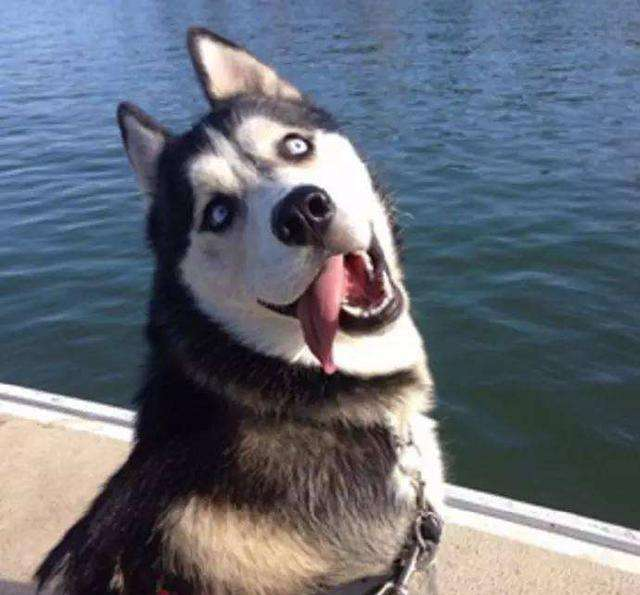
#> input picture Week6/husky.jpg, 640 x 595 px
$ jupyter execute Action1.ipynb
#> lines starting #> are read from the running program, lines starting #| are printed output that depends on the picture
[cell 1]
from PIL import Image
from scipy.linalg import svd
import numpy as np
import matplotlib.pyplot as plt

[cell 2]
def get_image_feature(s, k):
    # 对s保留前k个特征值
    s_temp = np.zeros(s.shape[0])
    s_temp[0:k] = s[0:k]
    s = s_temp * np.identity(s.shape[0])
    # 用新的s及p，q重构矩阵
    temp = np.dot(p, s)
    temp = np.dot(temp, q)
    plt.imshow(temp, cmap=plt.cm.gray, interpolation='nearest')
    plt.show()
    print(A-temp)

[cell 3]
# 加载图片并将图片灰度化后转化为矩阵形式
image = Image.open('./husky.jpg').convert('L')
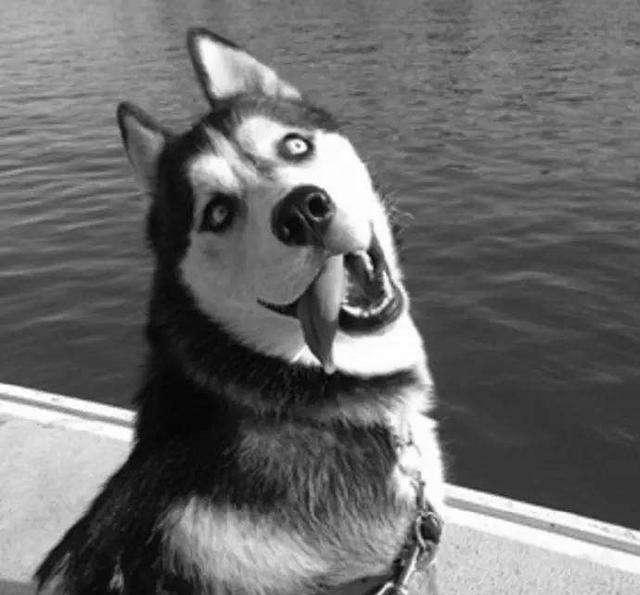
#> image: PIL image 640x595 L; min 0, max 255, mean 107.4
A = np.array(image)
# 原图像灰度化效果
plt.imshow(A, cmap=plt.cm.gray, interpolation='nearest')
plt.show

[cell 4]
# 对矩阵进行奇异值分解得p,s,q
p, s, q = svd(A, full_matrices=False)
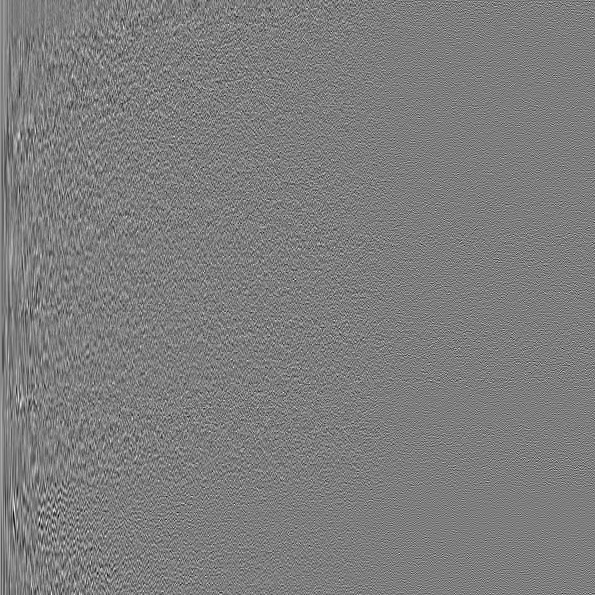
#> p: shape (595, 595) float32; min -0.227, max 0.233, mean 7.58e-05; drawn with min black and max white
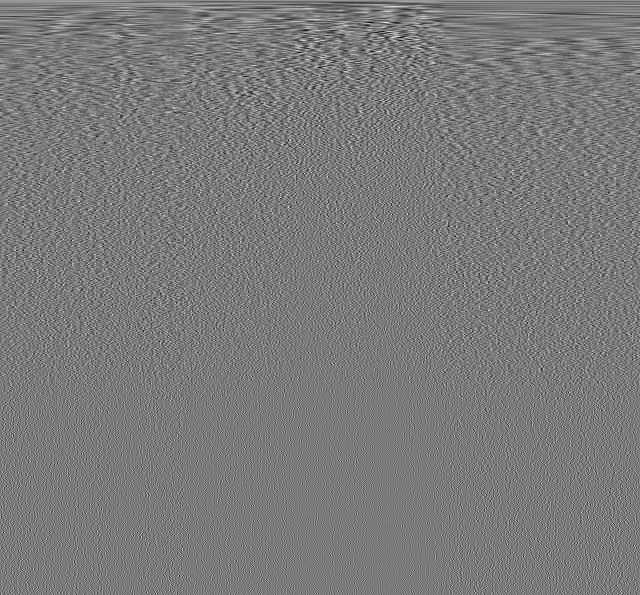
#> q: shape (595, 640) float32; min -0.209, max 0.225, mean 7.43e-05; drawn with min black and max white
#> s = 595 values, max 69168.6 at index 0, min 0.511 at index 594, mean 436.9
# 愿图像特征值数量
n = A.shape[1]
#> n = 640
# 奇异值数量为原有的1%
get_image_feature(s, int(0.01*n))
#> in get_image_feature, `temp = np.dot(p, s)`:
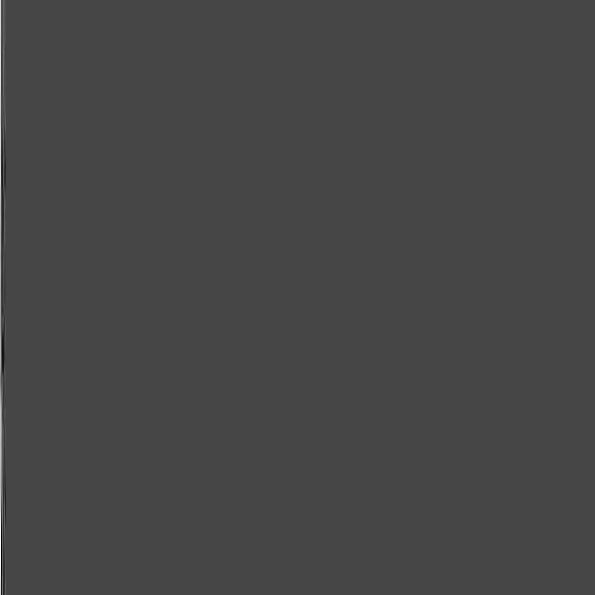
#> temp: shape (595, 595) float64; min -1506.1, max 3951.3, mean 4.7; drawn with min black and max white
#> in get_image_feature, `temp = np.dot(temp, q)`:
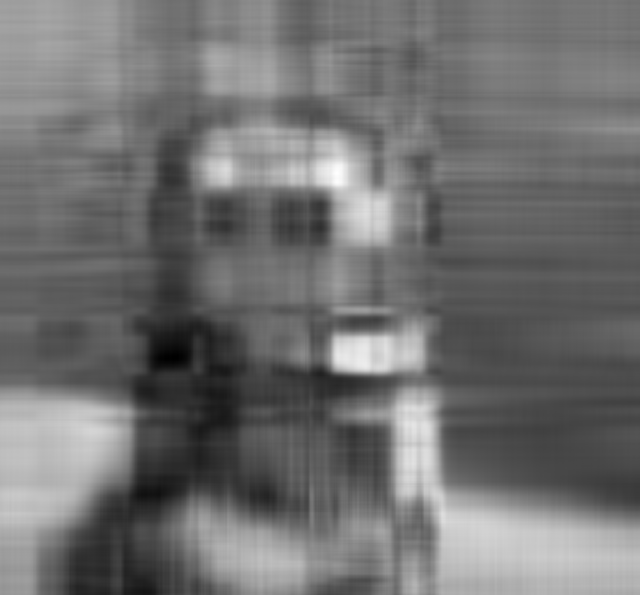
#> temp: shape (595, 640) float64; min -47.88, max 302.5, mean 107.4; drawn with min black and max white
#> (printed output is left out)

[cell 5]
# 奇异值数量为原有的10%
get_image_feature(s, int(0.1*n))
#> (printed output is left out)

[cell 6]
# 奇异值数量为原有的50%
get_image_feature(s, int(0.5*n))
#> (printed output is left out)
